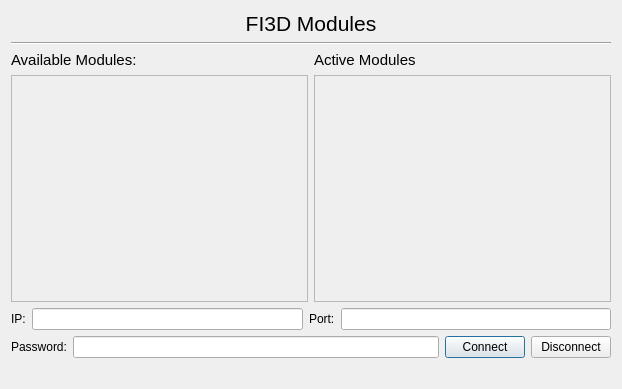
<?xml version="1.0" encoding="UTF-8"?>
<ui version="4.0">
 <class>ModuleMenuDialog</class>
 <widget class="QDialog" name="ModuleMenuDialog">
  <property name="geometry">
   <rect>
    <x>0</x>
    <y>0</y>
    <width>622</width>
    <height>389</height>
   </rect>
  </property>
  <property name="windowTitle">
   <string>Dialog</string>
  </property>
  <layout class="QVBoxLayout" name="verticalLayout_3">
   <item>
    <widget class="QLabel" name="FI3DModules_label">
     <property name="sizePolicy">
      <sizepolicy hsizetype="Preferred" vsizetype="Maximum">
       <horstretch>0</horstretch>
       <verstretch>0</verstretch>
      </sizepolicy>
     </property>
     <property name="font">
      <font>
       <pointsize>16</pointsize>
      </font>
     </property>
     <property name="text">
      <string>FI3D Modules</string>
     </property>
     <property name="alignment">
      <set>Qt::AlignCenter</set>
     </property>
    </widget>
   </item>
   <item>
    <widget class="Line" name="line">
     <property name="orientation">
      <enum>Qt::Horizontal</enum>
     </property>
    </widget>
   </item>
   <item>
    <layout class="QHBoxLayout" name="horizontalLayout">
     <item>
      <layout class="QVBoxLayout" name="verticalLayout">
       <item>
        <widget class="QLabel" name="availableModules_label">
         <property name="sizePolicy">
          <sizepolicy hsizetype="Preferred" vsizetype="Maximum">
           <horstretch>0</horstretch>
           <verstretch>0</verstretch>
          </sizepolicy>
         </property>
         <property name="font">
          <font>
           <pointsize>11</pointsize>
          </font>
         </property>
         <property name="text">
          <string>Available Modules:</string>
         </property>
        </widget>
       </item>
       <item>
        <widget class="QFrame" name="availableModules_frame">
         <property name="frameShape">
          <enum>QFrame::StyledPanel</enum>
         </property>
         <property name="frameShadow">
          <enum>QFrame::Raised</enum>
         </property>
         <layout class="QVBoxLayout" name="verticalLayout_4">
          <item>
           <spacer name="verticalSpacer">
            <property name="orientation">
             <enum>Qt::Vertical</enum>
            </property>
            <property name="sizeHint" stdset="0">
             <size>
              <width>20</width>
              <height>40</height>
             </size>
            </property>
           </spacer>
          </item>
         </layout>
        </widget>
       </item>
      </layout>
     </item>
     <item>
      <layout class="QVBoxLayout" name="verticalLayout_2">
       <item>
        <widget class="QLabel" name="activeModules_label">
         <property name="sizePolicy">
          <sizepolicy hsizetype="Preferred" vsizetype="Maximum">
           <horstretch>0</horstretch>
           <verstretch>0</verstretch>
          </sizepolicy>
         </property>
         <property name="font">
          <font>
           <pointsize>11</pointsize>
          </font>
         </property>
         <property name="text">
          <string>Active Modules</string>
         </property>
        </widget>
       </item>
       <item>
        <widget class="QFrame" name="activeModules_frame">
         <property name="frameShape">
          <enum>QFrame::StyledPanel</enum>
         </property>
         <property name="frameShadow">
          <enum>QFrame::Raised</enum>
         </property>
         <layout class="QVBoxLayout" name="verticalLayout_5">
          <item>
           <spacer name="verticalSpacer_2">
            <property name="orientation">
             <enum>Qt::Vertical</enum>
            </property>
            <property name="sizeHint" stdset="0">
             <size>
              <width>20</width>
              <height>40</height>
             </size>
            </property>
           </spacer>
          </item>
         </layout>
        </widget>
       </item>
      </layout>
     </item>
    </layout>
   </item>
   <item>
    <layout class="QHBoxLayout" name="horizontalLayout_2">
     <item>
      <widget class="QLabel" name="IP_label">
       <property name="text">
        <string>IP:</string>
       </property>
      </widget>
     </item>
     <item>
      <widget class="QLineEdit" name="IP_text"/>
     </item>
     <item>
      <widget class="QLabel" name="port_label">
       <property name="text">
        <string>Port:</string>
       </property>
      </widget>
     </item>
     <item>
      <widget class="QLineEdit" name="port_text"/>
     </item>
    </layout>
   </item>
   <item>
    <layout class="QHBoxLayout" name="horizontalLayout_3">
     <item>
      <widget class="QLabel" name="password_label">
       <property name="text">
        <string>Password:</string>
       </property>
      </widget>
     </item>
     <item>
      <widget class="QLineEdit" name="password_text"/>
     </item>
     <item>
      <widget class="QPushButton" name="connect_button">
       <property name="text">
        <string>Connect</string>
       </property>
      </widget>
     </item>
     <item>
      <widget class="QPushButton" name="disconnect_button">
       <property name="text">
        <string>Disconnect</string>
       </property>
      </widget>
     </item>
    </layout>
   </item>
   <item>
    <widget class="QLabel" name="status_label">
     <property name="text">
      <string/>
     </property>
     <property name="alignment">
      <set>Qt::AlignCenter</set>
     </property>
    </widget>
   </item>
  </layout>
 </widget>
 <resources/>
 <connections/>
</ui>
